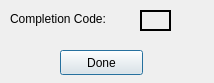
<?xml version="1.0" encoding="UTF-8"?>
<ui version="4.0">
 <class>CodeOnly</class>
 <widget class="QDialog" name="CodeOnly">
  <property name="geometry">
   <rect>
    <x>0</x>
    <y>0</y>
    <width>214</width>
    <height>83</height>
   </rect>
  </property>
  <property name="windowTitle">
   <string>Completion Code</string>
  </property>
  <widget class="QLabel" name="txt_Code">
   <property name="geometry">
    <rect>
     <x>140</x>
     <y>10</y>
     <width>31</width>
     <height>21</height>
    </rect>
   </property>
   <property name="font">
    <font>
     <weight>75</weight>
     <bold>true</bold>
    </font>
   </property>
   <property name="frameShape">
    <enum>QFrame::Box</enum>
   </property>
   <property name="lineWidth">
    <number>2</number>
   </property>
   <property name="text">
    <string/>
   </property>
   <property name="alignment">
    <set>Qt::AlignCenter</set>
   </property>
  </widget>
  <widget class="QPushButton" name="btn_Done">
   <property name="geometry">
    <rect>
     <x>60</x>
     <y>50</y>
     <width>83</width>
     <height>25</height>
    </rect>
   </property>
   <property name="text">
    <string>Done</string>
   </property>
  </widget>
  <widget class="QLabel" name="label_5">
   <property name="geometry">
    <rect>
     <x>10</x>
     <y>10</y>
     <width>121</width>
     <height>17</height>
    </rect>
   </property>
   <property name="text">
    <string>Completion Code:</string>
   </property>
  </widget>
 </widget>
 <resources/>
 <connections/>
</ui>
